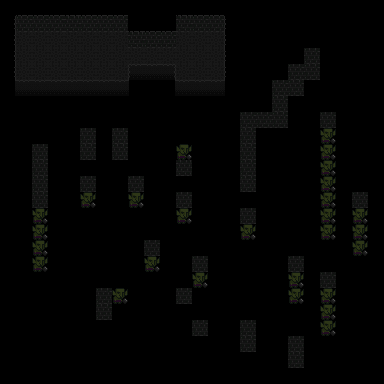

Rendered tile map (Tiled .tmx) drawn with the repository's tilesets; below, a short description and the full map source, tile grids included:
An orthogonal 24x24 tile map with 16x16 px tiles, 3 tile layers (Tile Layer 1, Walls, Over).

<map version="1.0" tiledversion="1.0.3" orientation="orthogonal" renderorder="right-down" width="24" height="24" tilewidth="16" tileheight="16" nextobjectid="1">
 <tileset firstgid="1" source="jam.tsx" />
 <layer name="Tile Layer 1" width="24" height="24">
  <data encoding="csv">
0,0,0,0,0,0,0,0,0,0,0,0,0,0,0,0,0,0,0,0,0,0,0,0,
27,0,0,0,0,0,0,0,0,0,0,0,0,0,25,0,0,0,0,0,0,0,0,0,
27,4,4,4,4,4,4,4,0,0,0,4,4,4,25,0,0,0,0,0,0,0,0,0,
27,4,4,4,4,4,4,4,4,4,4,4,4,4,25,0,0,0,0,0,0,0,0,0,
27,4,4,4,4,4,4,4,17,18,19,4,4,4,25,0,0,0,0,0,0,0,0,0,
35,18,18,18,18,18,18,18,36,0,35,18,18,18,36,0,0,0,0,0,0,0,0,0,
0,0,0,0,0,0,0,0,0,0,0,0,0,0,0,0,0,0,0,0,0,0,0,0,
0,0,0,0,0,0,0,0,0,0,0,0,0,0,0,0,0,0,0,0,0,0,0,0,
0,0,0,0,0,0,0,0,0,0,0,0,0,0,0,0,0,0,0,0,0,0,0,0,
0,0,0,0,0,0,0,0,0,0,0,0,0,0,0,0,0,0,0,0,0,0,0,0,
0,0,0,0,0,0,0,0,0,0,0,0,0,0,0,0,0,0,0,0,0,0,0,0,
0,0,0,0,0,0,0,0,0,0,0,0,0,0,0,0,0,0,0,0,0,0,0,0,
0,0,0,0,0,0,0,0,0,0,0,0,0,0,0,0,0,0,0,0,0,0,0,0,
0,0,0,0,0,0,0,0,0,0,0,0,0,0,0,0,0,0,0,0,0,0,0,0,
0,0,0,0,0,0,0,0,0,0,0,0,0,0,0,0,0,0,0,0,0,0,0,0,
0,0,0,0,0,0,0,0,0,0,0,0,0,0,0,0,0,0,0,0,0,0,0,0,
0,0,0,0,0,0,0,0,0,0,0,0,0,0,0,0,0,0,0,0,0,0,0,0,
0,0,0,0,0,0,0,0,0,0,0,0,0,0,0,0,0,0,0,0,0,0,0,0,
0,0,0,0,0,0,0,0,0,0,0,0,0,0,0,0,0,0,0,0,0,0,0,0,
0,0,0,0,0,0,0,0,0,0,0,0,0,0,0,0,0,0,0,0,0,0,0,0,
0,0,0,0,0,0,0,0,0,0,0,0,0,0,0,0,0,0,0,0,0,0,0,0,
0,0,0,0,0,0,0,0,0,0,0,0,0,0,0,0,0,0,0,0,0,0,0,0,
0,0,0,0,0,0,0,0,0,0,0,0,0,0,0,0,0,0,0,0,0,0,0,0,
0,0,0,0,0,0,0,0,0,0,0,0,0,0,0,0,0,0,0,0,0,0,0,0
</data>
 </layer>
 <layer name="Walls" width="24" height="24">
  <data encoding="csv">
0,33,33,33,33,33,33,33,0,0,0,33,33,33,0,0,0,0,0,0,0,0,0,0,
0,1,1,1,2,1,1,1,33,33,33,2,1,1,0,0,0,0,0,0,0,0,0,0,
0,0,0,0,0,0,0,0,2,1,1,0,0,0,0,0,0,0,0,0,0,0,0,0,
0,0,0,0,0,0,0,0,0,0,0,0,0,0,0,0,0,0,0,1,0,0,0,0,
0,0,0,0,0,0,0,0,0,0,0,0,0,0,0,0,0,0,1,1,0,0,0,0,
0,0,0,0,0,0,0,0,0,0,0,0,0,0,0,0,0,1,1,0,0,0,0,0,
0,0,0,0,0,0,0,0,0,0,0,0,0,0,0,0,0,1,0,0,0,0,0,0,
0,0,0,0,0,0,0,0,0,0,0,0,0,0,0,1,1,1,0,0,1,0,0,0,
0,0,0,0,0,1,0,1,0,0,0,3,0,0,0,1,0,0,0,0,64,0,0,0,
0,0,1,0,0,1,0,1,0,0,0,64,0,0,0,1,0,0,0,0,64,0,0,0,
0,0,1,0,0,0,0,0,0,0,0,2,0,0,0,1,0,0,0,0,64,0,0,0,
0,0,1,0,0,1,0,0,1,0,0,0,0,0,0,1,0,0,0,0,64,0,0,0,
0,0,1,0,0,64,0,0,64,0,0,1,0,0,0,0,0,0,0,0,64,0,1,0,
0,0,64,0,0,0,0,0,0,0,0,64,0,0,0,1,0,0,0,0,64,0,64,0,
0,0,64,0,0,0,0,0,0,0,0,0,0,0,0,64,0,0,0,0,64,0,64,0,
0,0,64,0,0,0,0,0,0,1,0,0,0,0,0,0,0,0,0,0,0,0,64,0,
0,0,64,0,0,0,0,0,0,64,0,0,1,0,0,0,0,0,1,0,0,0,0,0,
0,0,0,0,0,0,0,3,0,0,0,0,64,0,0,0,0,0,64,0,1,0,0,0,
0,0,0,0,0,0,1,64,0,0,0,1,0,0,0,0,0,0,64,0,64,0,0,0,
0,0,0,0,0,0,1,0,0,0,0,0,0,0,0,0,0,0,0,0,64,0,0,0,
0,0,0,0,0,0,0,0,0,0,0,0,1,0,0,1,0,0,0,0,64,0,0,0,
0,0,0,0,0,0,0,0,0,0,0,0,0,0,0,1,0,0,1,0,0,0,0,0,
0,0,0,0,0,0,0,0,0,0,0,0,0,0,0,0,0,0,1,0,0,0,0,0,
0,0,0,0,0,0,0,0,0,0,0,0,0,0,0,0,0,0,0,0,0,0,0,0
</data>
 </layer>
 <layer name="Over" width="24" height="24">
  <data encoding="csv">
0,0,0,0,0,0,0,0,0,0,0,0,0,0,0,0,0,0,0,0,0,0,0,0,
0,0,0,0,0,0,0,0,0,0,0,0,0,0,0,0,0,0,0,0,0,0,0,0,
0,0,0,0,0,0,0,0,0,0,0,0,0,0,0,0,0,0,0,0,0,0,0,0,
0,0,0,0,0,0,0,0,0,0,0,0,0,0,0,0,0,0,0,0,0,0,0,0,
0,0,0,0,0,0,0,0,0,0,0,0,0,0,0,0,0,0,0,0,0,0,0,0,
0,0,0,0,0,0,0,0,0,0,0,0,0,0,0,0,0,0,0,0,0,0,0,0,
0,0,0,0,0,0,0,0,0,0,0,0,0,0,0,0,0,0,0,0,0,0,0,0,
0,0,0,0,0,0,0,0,0,0,0,0,0,0,0,0,0,0,0,0,0,0,0,0,
0,0,0,0,0,0,0,0,0,0,0,0,0,0,0,0,0,0,0,0,0,0,0,0,
0,0,0,0,0,0,0,0,0,0,0,0,0,0,0,0,0,0,0,0,0,0,0,0,
0,0,0,0,0,0,0,0,0,0,0,0,0,0,0,0,0,0,0,0,0,0,0,0,
0,0,0,0,0,0,0,0,0,0,0,0,0,0,0,0,0,0,0,0,0,0,0,0,
0,0,0,0,0,0,0,0,0,0,0,0,0,0,0,0,0,0,0,0,0,0,0,0,
0,0,0,0,0,0,0,0,0,0,0,0,0,0,0,0,0,0,0,0,0,0,0,0,
0,0,0,0,0,0,0,0,0,0,0,0,0,0,0,0,0,0,0,0,0,0,0,0,
0,0,0,0,0,0,0,0,0,0,0,0,0,0,0,0,0,0,0,0,0,0,0,0,
0,0,0,0,0,0,0,0,0,0,0,0,0,0,0,0,0,0,0,0,0,0,0,0,
0,0,0,0,0,0,0,0,0,0,0,0,0,0,0,0,0,0,0,0,0,0,0,0,
0,0,0,0,0,0,0,0,0,0,0,0,0,0,0,0,0,0,0,0,0,0,0,0,
0,0,0,0,0,0,0,0,0,0,0,0,0,0,0,0,0,0,0,0,0,0,0,0,
0,0,0,0,0,0,0,0,0,0,0,0,0,0,0,0,0,0,0,0,0,0,0,0,
0,0,0,0,0,0,0,0,0,0,0,0,0,0,0,0,0,0,0,0,0,0,0,0,
0,0,0,0,0,0,0,0,0,0,0,0,0,0,0,0,0,0,0,0,0,0,0,0,
0,0,0,0,0,0,0,0,0,0,0,0,0,0,0,0,0,0,0,0,0,0,0,0
</data>
 </layer>
</map>
